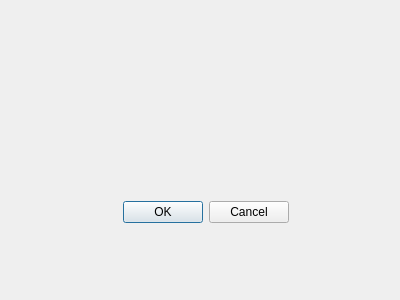
<?xml version="1.0" encoding="UTF-8"?>
<ui version="4.0">
 <class>Dialog</class>
 <widget class="QDialog" name="Dialog">
  <property name="geometry">
   <rect>
    <x>0</x>
    <y>0</y>
    <width>400</width>
    <height>300</height>
   </rect>
  </property>
  <property name="windowTitle">
   <string>Dialog</string>
  </property>
  <widget class="QDialogButtonBox" name="buttonBox">
   <property name="geometry">
    <rect>
     <x>120</x>
     <y>200</y>
     <width>169</width>
     <height>25</height>
    </rect>
   </property>
   <property name="standardButtons">
    <set>QDialogButtonBox::Cancel|QDialogButtonBox::Ok</set>
   </property>
  </widget>
 </widget>
 <resources/>
 <connections/>
</ui>
